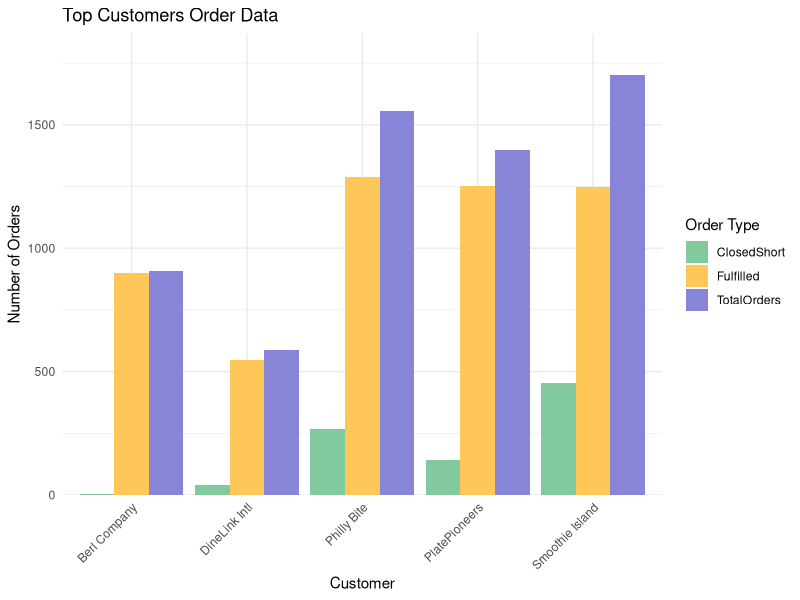

The R script that drew this image:
## ---- chunk 1
#| label: fig-top-customers
#| fig-cap: "Top Customers Order Data"
#| warning: false
#| message: false

library(tidyverse)
library(ggplot2)

# Create the data frame
top_customers_data <- tribble(
  ~Customer, ~TotalOrders, ~ClosedShort, ~Fulfilled,
  "Smoothie Island", 1701, 455, 1246,
  "Philly Bite", 1556, 267, 1289,
  "PlatePioneers", 1396, 143, 1253,
  "Berl Company", 906, 5, 901,
  "DineLink Intl", 589, 42, 547
)

# Reshape the data for ggplot
top_customers_long <- top_customers_data %>%
  pivot_longer(cols = c(TotalOrders, ClosedShort, Fulfilled),
               names_to = "OrderType",
               values_to = "Count")

# Create the bar graph
ggplot(top_customers_long, aes(x = Customer, y = Count, fill = OrderType)) +
  geom_bar(stat = "identity", position = "dodge") +
  scale_fill_manual(values = c("TotalOrders" = "#8884d8", 
                               "ClosedShort" = "#82ca9d", 
                               "Fulfilled" = "#ffc658")) +
  theme_minimal() +
  labs(title = "Top Customers Order Data",
       x = "Customer",
       y = "Number of Orders",
       fill = "Order Type") +
  theme(axis.text.x = element_text(angle = 45, hjust = 1)) +
  scale_y_continuous(expand = expansion(mult = c(0, 0.1)))
